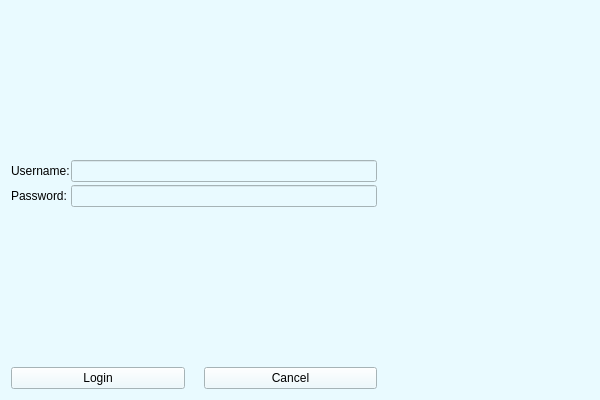
<?xml version="1.0" encoding="UTF-8"?>
<ui version="4.0">
 <class>LoginWindow</class>
 <widget class="QWidget" name="LoginWindow">
  <property name="geometry">
   <rect>
    <x>0</x>
    <y>0</y>
    <width>600</width>
    <height>400</height>
   </rect>
  </property>
  <property name="windowTitle">
   <string>Login</string>
  </property>
  <property name="autoFillBackground">
   <bool>false</bool>
  </property>
  <property name="styleSheet">
   <string notr="true">background-color: rgb(233, 250, 255);</string>
  </property>
  <layout class="QHBoxLayout" name="horizontalLayout">
   <property name="spacing">
    <number>12</number>
   </property>
   <item>
    <layout class="QVBoxLayout" name="loginLayout">
     <item>
      <layout class="QFormLayout" name="formLayout">
       <property name="formAlignment">
        <set>Qt::AlignLeading|Qt::AlignLeft|Qt::AlignVCenter</set>
       </property>
       <property name="horizontalSpacing">
        <number>1</number>
       </property>
       <property name="verticalSpacing">
        <number>3</number>
       </property>
       <item row="0" column="0">
        <widget class="QLabel" name="usernameLabel">
         <property name="text">
          <string>Username:</string>
         </property>
        </widget>
       </item>
       <item row="0" column="1">
        <widget class="QLineEdit" name="usernameLineEdit"/>
       </item>
       <item row="1" column="0">
        <widget class="QLabel" name="passwordLabel">
         <property name="text">
          <string>Password:</string>
         </property>
        </widget>
       </item>
       <item row="1" column="1">
        <widget class="QLineEdit" name="passwordLineEdit">
         <property name="echoMode">
          <enum>QLineEdit::Password</enum>
         </property>
        </widget>
       </item>
      </layout>
     </item>
     <item>
      <layout class="QHBoxLayout" name="buttonLayout">
       <property name="spacing">
        <number>19</number>
       </property>
       <property name="sizeConstraint">
        <enum>QLayout::SetDefaultConstraint</enum>
       </property>
       <item>
        <widget class="QPushButton" name="loginButton">
         <property name="text">
          <string>Login</string>
         </property>
        </widget>
       </item>
       <item>
        <widget class="QPushButton" name="cancelButton">
         <property name="text">
          <string>Cancel</string>
         </property>
        </widget>
       </item>
      </layout>
     </item>
    </layout>
   </item>
   <item>
    <layout class="QVBoxLayout" name="imageLayout">
     <item>
      <widget class="QLabel" name="label">
       <property name="minimumSize">
        <size>
         <width>200</width>
         <height>200</height>
        </size>
       </property>
       <property name="maximumSize">
        <size>
         <width>300</width>
         <height>500</height>
        </size>
       </property>
       <property name="pixmap">
        <pixmap>image1.png</pixmap>
       </property>
       <property name="scaledContents">
        <bool>true</bool>
       </property>
      </widget>
     </item>
    </layout>
   </item>
  </layout>
 </widget>
 <resources/>
 <connections/>
</ui>
